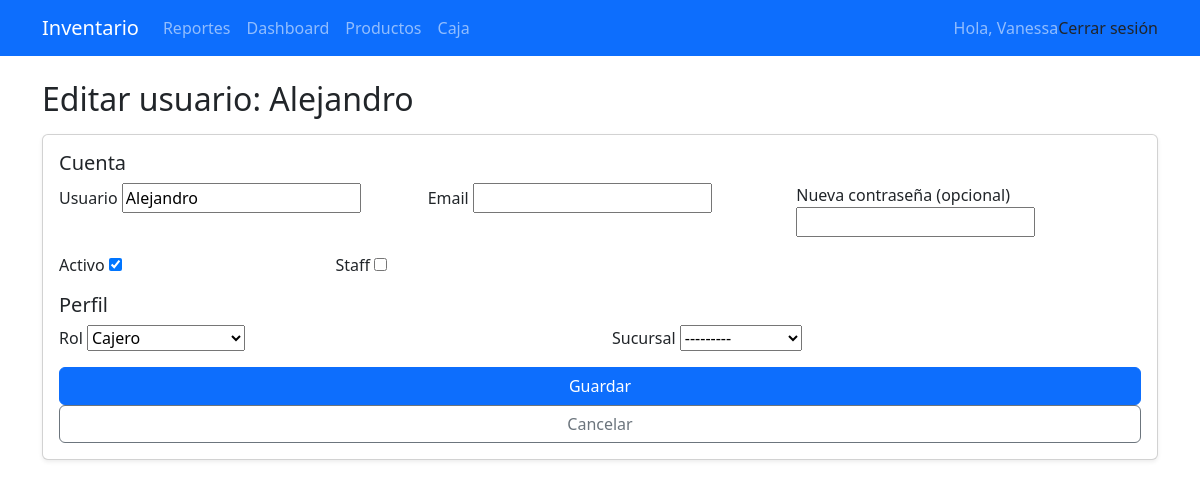
Before: /adminapp/usuarios/9/editar/ (signed in) with the older database file.
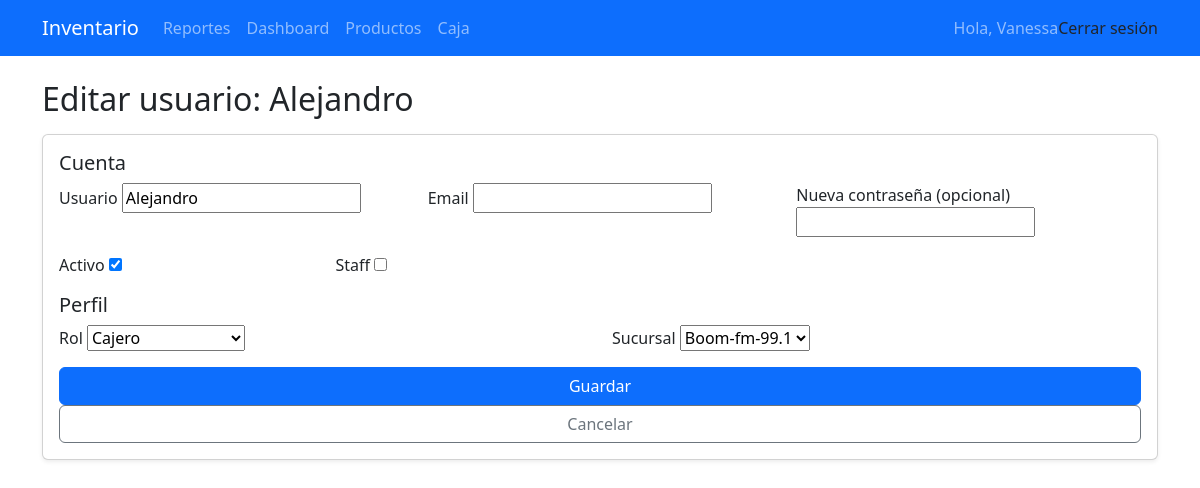
After: the same page with the newer database file.
### inventario/models.py (models this page shows, shortened)
class Perfil(models.Model):
    ROLES = [
        ('Administrador', 'Administrador'),
        ('Subadministrador', 'Subadministrador'),
        ('Cajero', 'Cajero'),
        ('Supervisión', 'Supervisión'),
    ]
    user = models.OneToOneField(User, on_delete=models.CASCADE)
    rol = models.CharField(max_length=20, choices=ROLES, default='Cajero')
    sucursal = models.ForeignKey(Sucursal, on_delete=models.SET_NULL, null=True, blank=True)

### inventario/views_admin.py (the view, shortened to what this page needs)
# urls.py: path('adminapp/usuarios/<int:pk>/editar/', views_admin.UsuarioUpdateView.as_view(), name='usuario_update'),
class UsuarioUpdateView(AdminRequiredMixin, View):
    template_name = 'usuarios/editar_usuario.html'
    def get(self, request, pk):
        user = get_object_or_404(User, pk=pk)
        perfil = getattr(user, 'perfil', None)
        return render(request, self.template_name, {
            'user_obj': user,
            'user_form': UsuarioForm(instance=user),
            'perfil_form': PerfilForm(instance=perfil),
        })

### inventario/forms_admin.py (shortened to what this page needs)
class UsuarioForm(forms.ModelForm):
    password = forms.CharField(
        label="Nueva contraseña",
        widget=forms.PasswordInput(render_value=False),
        required=False,
        help_text="Déjalo vacío si no deseas cambiar la contraseña."
    )
    class Meta:
        model = User
        fields = ['username', 'email', 'is_active', 'is_staff']
        widgets = {
            'username': forms.TextInput(attrs={'autofocus': True}),
            'email': forms.EmailInput(),
        }

class PerfilForm(forms.ModelForm):
    class Meta:
        model = Perfil
        fields = ['rol', 'sucursal']
        widgets = {
            'rol': forms.Select(),
            'sucursal': forms.Select(),
        }

### inventario/context_processors.py (called while the page is built)
def role_context(request):
    role = None
    if request.user.is_authenticated:
        perfil = getattr(request.user, 'perfil', None)
        role = getattr(perfil, 'rol', None)
    return {'role': role}

### inventario/models.py (called while the page is built)
    def __str__(self):
        return self.nombre

### inventario/views_admin.py (called while the page is built)
    def test_func(self):
        try:
            return self.request.user.perfil.rol in ['Administrador', 'Subadministrador']
        except Exception:
            return False

### templates/usuarios/editar_usuario.html (shortened to what this page needs)
{% extends "base.html" %}
{% block content %}
<h2 class="mb-3">Editar usuario: {{ user_obj.username }}</h2>
<form method="post" class="card p-3 shadow-sm">
  <h5 class="mb-2">Cuenta</h5>
  <div class="row">
    <div class="col-md-4 mb-3">
      <label>Usuario</label>
      {{ user_form.username }} {{ user_form.username.errors }}
    </div>
    <div class="col-md-4 mb-3">
      <label>Email</label>
      {{ user_form.email }} {{ user_form.email.errors }}
    </div>
    <div class="col-md-4 mb-3">
      <label>Nueva contraseña (opcional)</label>
      {{ user_form.password }} {{ user_form.password.errors }}
    </div>
  </div>
  <div class="row">
    <div class="col-md-3 mb-3">
      <label>Activo</label>
      {{ user_form.is_active }}
    </div>
    <div class="col-md-3 mb-3">
      <label>Staff</label>
      {{ user_form.is_staff }}
    </div>
  </div>
  <h5 class="mb-2">Perfil</h5>
  <div class="row">
    <div class="col-md-6 mb-3">
      <label>Rol</label>
      {{ perfil_form.rol }} {{ perfil_form.rol.errors }}
    </div>
    <div class="col-md-6 mb-3">
      <label>Sucursal</label>
      {{ perfil_form.sucursal }} {{ perfil_form.sucursal.errors }}
    </div>
  </div>
  <button class="btn btn-primary" type="submit">Guardar</button>
  <a class="btn btn-outline-secondary" href="{% url 'usuario_list' %}">Cancelar</a>
</form>
{% endblock %}

Changed rows visible on the page:
changed Perfil "Cajero": sucursal "---------" → "Boom-fm-99.1"
